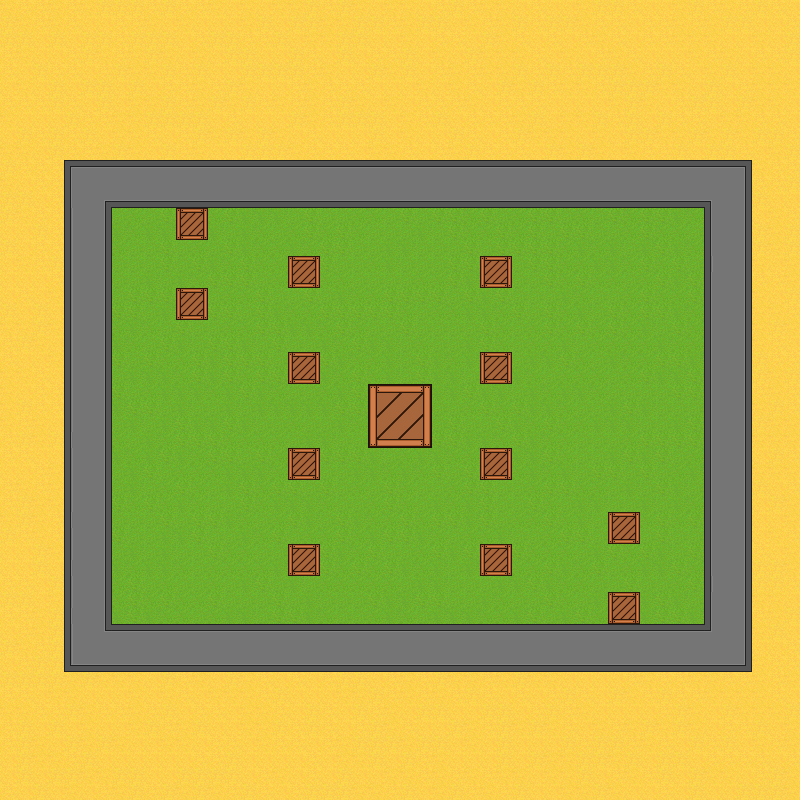

A level layout from a 2D game, rendered from its tile map. Below: a short description, then the map file with tile-grid data replaced by summaries:
An orthogonal 50x50 tile map with 16x16 px tiles, 2 tile layers (ground, obstacles), 2 tilesets and 27 objects (17x collision_full, 4x spawn, 2x weaponspawn, 2x itemspawn, Right_team, ...).

<map version="1.0" orientation="orthogonal" renderorder="right-down" width="50" height="50" tilewidth="16" tileheight="16" nextobjectid="73">
 <properties>
  <property name="ffa" value="true" />
  <property name="name" value="The Original" />
  <property name="team" value="true" />
 </properties>
 <tileset firstgid="1" name="landscapetextures" tilewidth="16" tileheight="16" tilecount="32" columns="8">
  <image source="sprites/landscapetextures.png" width="128" height="64" />
 </tileset>
 <tileset firstgid="33" name="obstaclesSheet" tilewidth="16" tileheight="16" tilecount="128" columns="16">
  <image source="sprites/obstaclesSheet.png" width="256" height="128" />
 </tileset>
 <layer name="ground" width="50" height="50">
  <data>[2500 cells, 2500 non-empty, 33 distinct tile ids]</data>
 </layer>
 <objectgroup name="spawnzones">
  <object id="70" name="Right_team" x="560" y="224" width="128" height="176">
   <properties>
    <property name="team_id" value="2" />
   </properties>
  </object>
  <object id="72" name="Left_team" x="128" y="432" width="128" height="176">
   <properties>
    <property name="team_id" value="1" />
   </properties>
  </object>
 </objectgroup>
 <objectgroup name="spawnpoints">
  <object id="10" name="spawn1" type="spawn" x="208" y="400" width="16" height="16">
   <ellipse />
  </object>
  <object id="14" name="spawn2" type="spawn" x="592" y="416">
   <ellipse />
  </object>
  <object id="64" name="spawn1" type="spawn" x="128" y="224" width="16" height="16">
   <ellipse />
  </object>
  <object id="65" name="spawn1" type="spawn" x="672" y="592" width="16" height="16">
   <ellipse />
  </object>
 </objectgroup>
 <layer name="obstacles" width="50" height="50">
  <data>[2500 cells, 64 non-empty, 20 distinct tile ids]</data>
 </layer>
 <objectgroup name="collision">
  <object id="30" name="collision" type="collision_full" x="480" y="255.333" width="32" height="32">
   <properties>
    <property name="collision_level" value="2" />
   </properties>
  </object>
  <object id="46" name="collision" type="collision_full" x="64" y="160" width="640" height="48">
   <properties>
    <property name="collision_level" value="3" />
   </properties>
  </object>
  <object id="47" name="collision" type="collision_full" x="64" y="208" width="48" height="464">
   <properties>
    <property name="collision_level" value="3" />
   </properties>
  </object>
  <object id="48" name="collision" type="collision_full" x="112" y="624" width="640" height="48">
   <properties>
    <property name="collision_level" value="3" />
   </properties>
  </object>
  <object id="49" name="collision" type="collision_full" x="704" y="160" width="48" height="464">
   <properties>
    <property name="collision_level" value="3" />
   </properties>
  </object>
  <object id="51" name="collision" type="collision_full" x="480" y="352.667" width="32" height="32">
   <properties>
    <property name="collision_level" value="2" />
   </properties>
  </object>
  <object id="52" name="collision" type="collision_full" x="480" y="447.333" width="32" height="32">
   <properties>
    <property name="collision_level" value="2" />
   </properties>
  </object>
  <object id="53" name="collision" type="collision_full" x="288" y="542.667" width="32" height="32">
   <properties>
    <property name="collision_level" value="2" />
   </properties>
  </object>
  <object id="54" name="collision" type="collision_full" x="479.333" y="542.667" width="32" height="32">
   <properties>
    <property name="collision_level" value="2" />
   </properties>
  </object>
  <object id="55" name="collision" type="collision_full" x="286.667" y="448" width="32" height="32">
   <properties>
    <property name="collision_level" value="2" />
   </properties>
  </object>
  <object id="56" name="collision" type="collision_full" x="286.667" y="351.333" width="32" height="32">
   <properties>
    <property name="collision_level" value="2" />
   </properties>
  </object>
  <object id="57" name="collision" type="collision_full" x="176" y="208" width="32" height="32">
   <properties>
    <property name="collision_level" value="2" />
   </properties>
  </object>
  <object id="58" name="collision" type="collision_full" x="368" y="382.667" width="62.6667" height="64">
   <properties>
    <property name="collision_level" value="2" />
   </properties>
  </object>
  <object id="66" name="collision" type="collision_full" x="288" y="256" width="32" height="32">
   <properties>
    <property name="collision_level" value="2" />
   </properties>
  </object>
  <object id="67" name="collision" type="collision_full" x="176" y="288" width="32" height="32">
   <properties>
    <property name="collision_level" value="2" />
   </properties>
  </object>
  <object id="68" name="collision" type="collision_full" x="608" y="512" width="32" height="32">
   <properties>
    <property name="collision_level" value="2" />
   </properties>
  </object>
  <object id="69" name="collision" type="collision_full" x="608" y="592" width="32" height="32">
   <properties>
    <property name="collision_level" value="2" />
   </properties>
  </object>
 </objectgroup>
 <objectgroup name="weaponspawn">
  <object id="42" name="weaponspawn" x="384" y="256" width="30.5" height="31" />
  <object id="50" name="weaponspawn" x="384.083" y="544.5" width="30.5" height="31" />
 </objectgroup>
 <objectgroup name="itemspawn">
  <object id="62" name="itemspawn" x="128" y="384" width="32" height="32" />
  <object id="63" name="itemspawn" x="640" y="384" width="32" height="32" />
 </objectgroup>
</map>